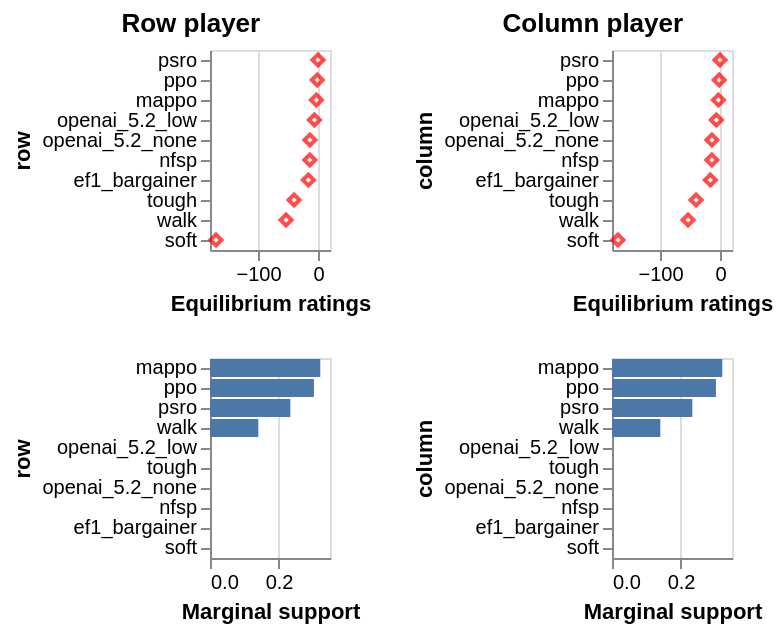

Notebook cell for this chart:
### Code cell
display(plx.plot_rating_and_marginal( game_full, ce_full.ratings, plx.marginals_from_joint(ce_full.joint), ))

### Figure 1 — Vega-Lite specification as saved in the notebook (floating-point values rounded to 4 significant figures)
{"config": {"view": {"continuousWidth": 300, "continuousHeight": 300}}, "hconcat": [{"vconcat": [{"data": {"name": "data-bb1286a20b36ec000a84fdddc967669d"}, "mark": {"type": "point", "color": "red", "shape": "diamond"}, "encoding": {"tooltip": [{"field": "marginals", "type": "quantitative"}, {"field": "ratings", "type": "quantitative"}, {"field": "row", "type": "nominal"}], "x": {"field": "ratings", "title": "Equilibrium ratings", "type": "quantitative"}, "y": {"field": "row", "sort": {"field": "ratings", "op": "min", "order": "descending"}, "type": "nominal"}}, "height": 100, "width": 60}, {"data": {"name": "data-bb1286a20b36ec000a84fdddc967669d"}, "mark": {"type": "bar"}, "encoding": {"tooltip": [{"field": "marginals", "type": "quantitative"}, {"field": "ratings", "type": "quantitative"}, {"field": "row", "type": "nominal"}], "x": {"field": "marginals", "title": "Marginal support", "type": "quantitative"}, "y": {"field": "row", "sort": "-x", "type": "nominal"}}, "height": 100, "width": 60}], "resolve": {"scale": {"x": "independent"}}, "title": {"text": "Row player", "anchor": "middle"}}, {"vconcat": [{"data": {"name": "data-a515a929a189d3f22ef7f97abe68652a"}, "mark": {"type": "point", "color": "red", "shape": "diamond"}, "encoding": {"tooltip": [{"field": "column", "type": "nominal"}, {"field": "marginals", "type": "quantitative"}, {"field": "ratings", "type": "quantitative"}], "x": {"field": "ratings", "title": "Equilibrium ratings", "type": "quantitative"}, "y": {"field": "column", "sort": {"field": "ratings", "op": "min", "order": "descending"}, "type": "nominal"}}, "height": 100, "width": 60}, {"data": {"name": "data-a515a929a189d3f22ef7f97abe68652a"}, "mark": {"type": "bar"}, "encoding": {"tooltip": [{"field": "column", "type": "nominal"}, {"field": "marginals", "type": "quantitative"}, {"field": "ratings", "type": "quantitative"}], "x": {"field": "marginals", "title": "Marginal support", "type": "quantitative"}, "y": {"field": "column", "sort": "-x", "type": "nominal"}}, "height": 100, "width": 60}], "resolve": {"scale": {"x": "independent"}}, "title": {"text": "Column player", "anchor": "middle"}}], "$schema": "https://vega.github.io/schema/vega-lite/v5.20.1.json", "datasets": {"data-bb1286a20b36ec000a84fdddc967669d": [{"row": "walk", "ratings": -53.21, "marginals": 0.1409}, {"row": "tough", "ratings": -39.84, "marginals": 2.624e-06}, {"row": "soft", "ratings": -170.0, "marginals": 3.614e-09}, {"row": "openai_5.2_none", "ratings": -13.47, "marginals": 1.449e-06}, {"row": "openai_5.2_low", "ratings": -6.003, "marginals": 3.277e-06}, {"row": "ef1_bargainer", "ratings": -16.06, "marginals": 4.562e-08}, {"row": "nfsp", "ratings": -13.57, "marginals": 5.049e-08}, {"row": "ppo", "ratings": -1.265, "marginals": 0.3031}, {"row": "psro", "ratings": 1.386e-05, "marginals": 0.2343}, {"row": "mappo", "ratings": -2.587, "marginals": 0.3217}], "data-a515a929a189d3f22ef7f97abe68652a": [{"column": "walk", "ratings": -53.21, "marginals": 0.1409}, {"column": "tough", "ratings": -39.84, "marginals": 2.624e-06}, {"column": "soft", "ratings": -170.0, "marginals": 3.614e-09}, {"column": "openai_5.2_none", "ratings": -13.47, "marginals": 1.449e-06}, {"column": "openai_5.2_low", "ratings": -6.003, "marginals": 3.277e-06}, {"column": "ef1_bargainer", "ratings": -16.06, "marginals": 4.562e-08}, {"column": "nfsp", "ratings": -13.57, "marginals": 5.049e-08}, {"column": "ppo", "ratings": -1.265, "marginals": 0.3031}, {"column": "psro", "ratings": 1.386e-05, "marginals": 0.2343}, {"column": "mappo", "ratings": -2.587, "marginals": 0.3217}]}}
